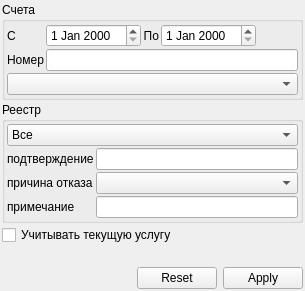
         <widget class="QWidget" name="tabHstory">
          <attribute name="title">
           <string>История</string>
          </attribute>
          <layout class="QGridLayout">
           <property name="margin">
            <number>2</number>
           </property>
           <property name="spacing">
            <number>2</number>
           </property>
           <item row="0" column="0" colspan="2">
            <widget class="QGroupBox" name="groupBox_4">
             <property name="title">
              <string>Счета</string>
             </property>
             <layout class="QGridLayout">
              <property name="margin">
               <number>2</number>
              </property>
              <property name="spacing">
               <number>2</number>
              </property>
              <item row="0" column="1">
               <widget class="CDateEdit" name="edtHistoryBegDate">
                <property name="sizePolicy">
                 <sizepolicy hsizetype="Maximum" vsizetype="Fixed">
                  <horstretch>0</horstretch>
                  <verstretch>0</verstretch>
                 </sizepolicy>
                </property>
               </widget>
              </item>
              <item row="0" column="2">
               <widget class="QLabel" name="lblHistoryEndDate">
                <property name="text">
                 <string>По</string>
                </property>
                <property name="alignment">
                 <set>Qt::AlignRight|Qt::AlignTrailing|Qt::AlignVCenter</set>
                </property>
                <property name="buddy">
                 <cstring>edtHistoryEndDate</cstring>
                </property>
               </widget>
              </item>
              <item row="0" column="3">
               <widget class="CDateEdit" name="edtHistoryEndDate">
                <property name="sizePolicy">
                 <sizepolicy hsizetype="Maximum" vsizetype="Fixed">
                  <horstretch>0</horstretch>
                  <verstretch>0</verstretch>
                 </sizepolicy>
                </property>
               </widget>
              </item>
              <item row="2" column="0" colspan="5">
               <widget class="COrgStructureComboBox" name="cmbHistoryOrgStructure">
                <property name="sizePolicy">
                 <sizepolicy hsizetype="Minimum" vsizetype="Fixed">
                  <horstretch>0</horstretch>
                  <verstretch>0</verstretch>
                 </sizepolicy>
                </property>
               </widget>
              </item>
              <item row="0" column="0">
               <widget class="QLabel" name="lblHistoryBegDate">
                <property name="text">
                 <string>С</string>
                </property>
                <property name="buddy">
                 <cstring>edtHistoryBegDate</cstring>
                </property>
               </widget>
              </item>
              <item row="1" column="0">
               <widget class="QLabel" name="lblHistoryNumber">
                <property name="text">
                 <string>Номер</string>
                </property>
                <property name="buddy">
                 <cstring>edtHistoryNumber</cstring>
                </property>
               </widget>
              </item>
              <item row="1" column="1" colspan="4">
               <widget class="QLineEdit" name="edtHistoryNumber"/>
              </item>
              <item row="0" column="4">
               <spacer name="horizontalSpacer_2">
                <property name="orientation">
                 <enum>Qt::Horizontal</enum>
                </property>
                <property name="sizeHint" stdset="0">
                 <size>
                  <width>40</width>
                  <height>20</height>
                 </size>
                </property>
               </spacer>
              </item>
             </layout>
            </widget>
           </item>
           <item row="1" column="0" colspan="2">
            <widget class="QGroupBox" name="groupBox_3">
             <property name="title">
              <string>Реестр</string>
             </property>
             <layout class="QGridLayout">
              <property name="margin">
               <number>2</number>
              </property>
              <property name="spacing">
               <number>2</number>
              </property>
              <item row="0" column="0" colspan="2">
               <widget class="QComboBox" name="cmbHistoryAccountItems">
                <item>
                 <property name="text">
                  <string>Все</string>
                 </property>
                </item>
                <item>
                 <property name="text">
                  <string>Без подтверждения</string>
                 </property>
                </item>
                <item>
                 <property name="text">
                  <string>Подтверждённые</string>
                 </property>
                </item>
                <item>
                 <property name="text">
                  <string>Оплаченные</string>
                 </property>
                </item>
                <item>
                 <property name="text">
                  <string>Отказанные</string>
                 </property>
                </item>
                <item>
                 <property name="text">
                  <string>Перевыставляемые</string>
                 </property>
                </item>
                <item>
                 <property name="text">
                  <string>Неперевыставляемые</string>
                 </property>
                </item>
               </widget>
              </item>
              <item row="1" column="1">
               <widget class="QLineEdit" name="edtHistoryDocument"/>
              </item>
              <item row="1" column="0">
               <widget class="QLabel" name="lblHistoryAccountDocument">
                <property name="text">
                 <string>подтверждение</string>
                </property>
                <property name="buddy">
                 <cstring>edtHistoryDocument</cstring>
                </property>
               </widget>
              </item>
              <item row="2" column="1">
               <widget class="CRBComboBox" name="cmbHistoryPayRefuseType"/>
              </item>
              <item row="2" column="0">
               <widget class="QLabel" name="lblHistoryPayRefuseType">
                <property name="text">
                 <string>причина отказа</string>
                </property>
                <property name="buddy">
                 <cstring>cmbHistoryPayRefuseType</cstring>
                </property>
               </widget>
              </item>
              <item row="3" column="0">
               <widget class="QLabel" name="lblHistoryNote">
                <property name="text">
                 <string>примечание</string>
                </property>
                <property name="buddy">
                 <cstring>edtHistoryNote</cstring>
                </property>
               </widget>
              </item>
              <item row="3" column="1">
               <widget class="QLineEdit" name="edtHistoryNote"/>
              </item>
             </layout>
            </widget>
           </item>
           <item row="2" column="0" colspan="2">
            <widget class="QCheckBox" name="chkHistoryOnlyCurrentService">
             <property name="text">
              <string>Учитывать текущую услугу</string>
             </property>
            </widget>
           </item>
           <item row="3" column="0">
            <spacer>
             <property name="orientation">
              <enum>Qt::Vertical</enum>
             </property>
             <property name="sizeHint" stdset="0">
              <size>
               <width>46</width>
               <height>20</height>
              </size>
             </property>
            </spacer>
           </item>
           <item row="4" column="0">
            <spacer>
             <property name="orientation">
              <enum>Qt::Horizontal</enum>
             </property>
             <property name="sizeHint" stdset="0">
              <size>
               <width>40</width>
               <height>20</height>
              </size>
             </property>
            </spacer>
           </item>
           <item row="4" column="1">
            <widget class="CApplyResetDialogButtonBox" name="bbxHistory">
             <property name="sizePolicy">
              <sizepolicy hsizetype="Maximum" vsizetype="Fixed">
               <horstretch>0</horstretch>
               <verstretch>0</verstretch>
              </sizepolicy>
             </property>
             <property name="orientation">
              <enum>Qt::Horizontal</enum>
             </property>
             <property name="standardButtons">
              <set>QDialogButtonBox::Apply|QDialogButtonBox::Reset</set>
             </property>
            </widget>
           </item>
          </layout>
         </widget>
